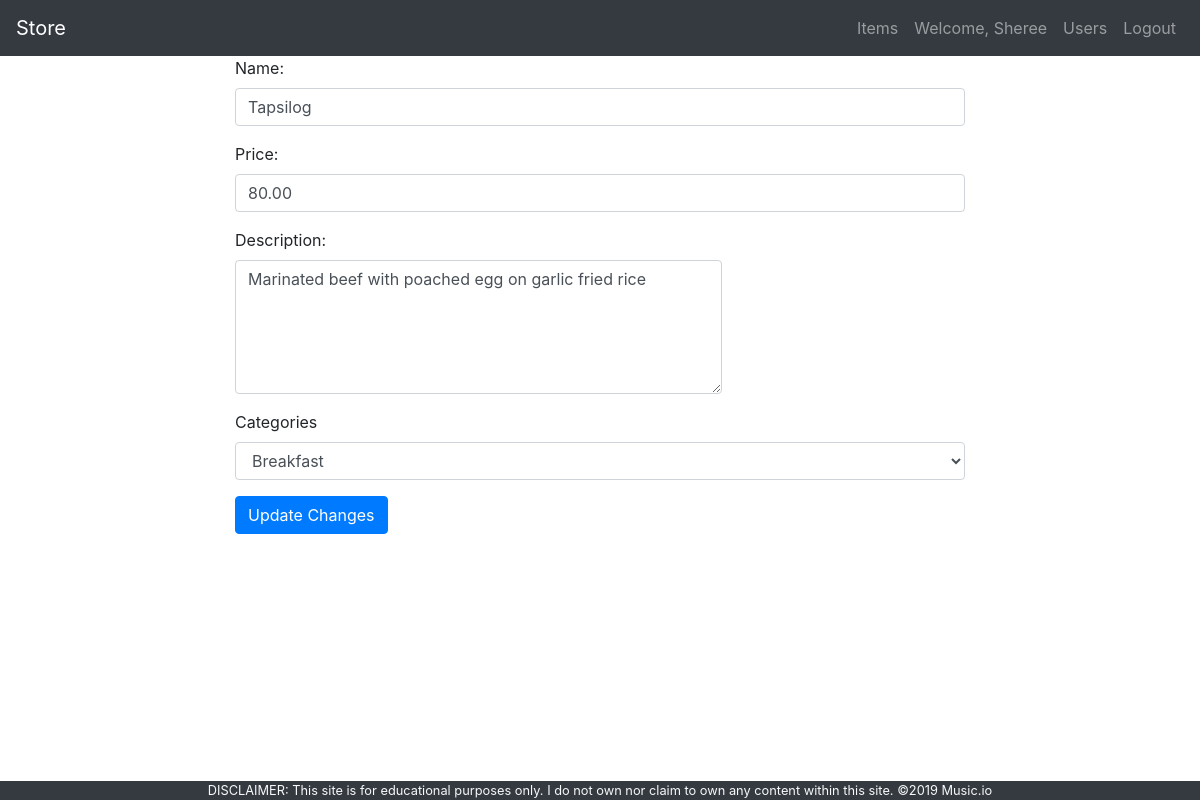
The page /app/views/edit_item.php?id=1 (signed in) on the database its author committed.
### tables this page shows
CREATE TABLE `items` (
  `id` int(11) NOT NULL,
  `name` varchar(255) NOT NULL,
  `description` varchar(255) NOT NULL,
  `price` decimal(18,2) NOT NULL,
  `image_path` varchar(255) DEFAULT NULL,
  `category_id` int(11) NOT NULL
);

### app/views/edit_item.php (the view, shortened to what this page needs)
<?php require_once '../partials/template.php' ?>
<?php function get_page_content(){
	if(isset($_SESSION['user']) && $_SESSION['user']['roles_id']==1){
	global $conn;
 ?>
	<?php
 	$item_id = $_GET['id'];
 	$sql = "SELECT * FROM items WHERE id = '$item_id'";
 	$result = mysqli_query($conn, $sql);
 	$item = mysqli_fetch_assoc($result);
	?>
	<div class="container">
		<div class="row">
			<div class="col-sm-8 offset-sm-2">
				<form action="../controllers/process_edit_item.php" method="POST">
					<div class="form-group">
						<label for="name">Name:</label>
						<input type="text" class = "form-control" name="name" value="<?php echo $item['name']; ?>" required>
					</div>
					<div class="form-group">
						<label for="name">Price:</label>
						<input type="text" class = "form-control" name="price" value="<?php echo $item['price']; ?>" required>
					</div>
					<div class="form-group">
						<label for="description">Description:</label>
						<textarea class="form-control col-8" name="description" id="description"rows = "5"><?php echo $item['description']; ?></textarea>
					</div>
					<div class="form-group">
						<label for="categories">Categories</label>
						<select class = "form-control" name="category_id" id = "category" required>
							<?php
							$sql = "SELECT * FROM categories";
							$categories = mysqli_query($conn, $sql);
							foreach ($categories as $category) {
								extract($category);
								echo "<option value = '$id'>$name</option>";
							}
							 ?>
						</select>
					</div>
					<button type="submit" class="btn btn-primary">Update Changes</button>
				</form>
			</div>
		</div>
	</div>
<?php  }else {
	header ('location: ./error.php');
} ?>
 <?php  }; ?>

### rows shown on the page
items: name "Tapsilog", price "80.00", description "Marinated beef with poached egg on garlic fried rice"

### other values the page prints
$_SESSION['user']['firstname'] "Sheree"
form field category_id "Breakfast"
